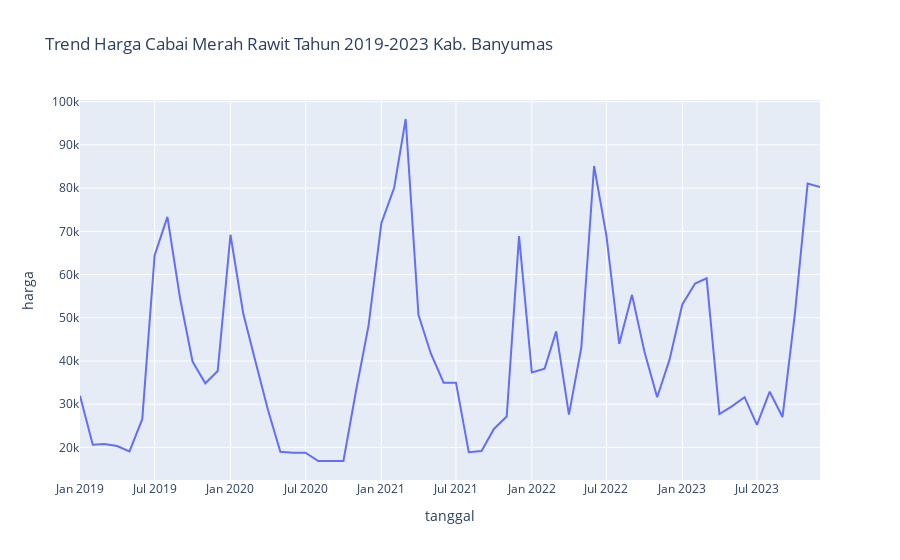

The code cell stored with this chart in its notebook:
### Code cell
px.line(cabai_rawit_merah_df, x='tanggal', y='harga', title='Trend Harga Cabai Merah Rawit Tahun 2019-2023 Kab. Banyumas')
